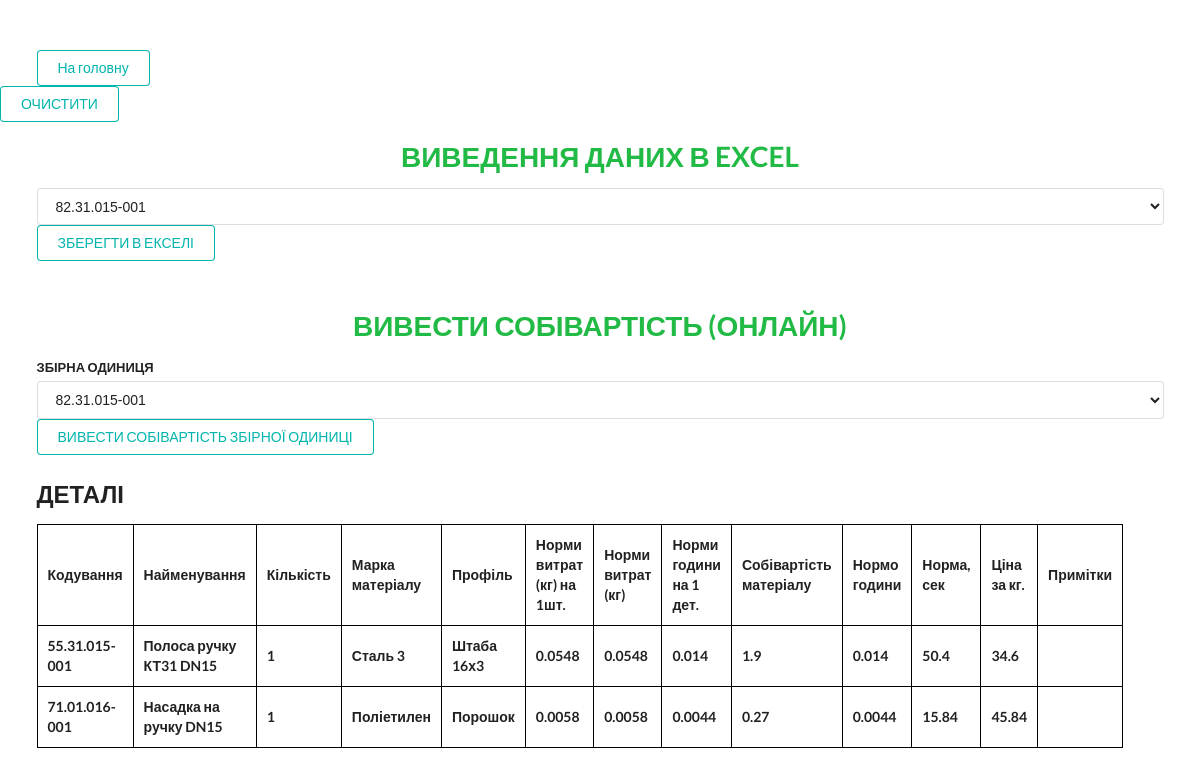
Before: /cost with the older database file.
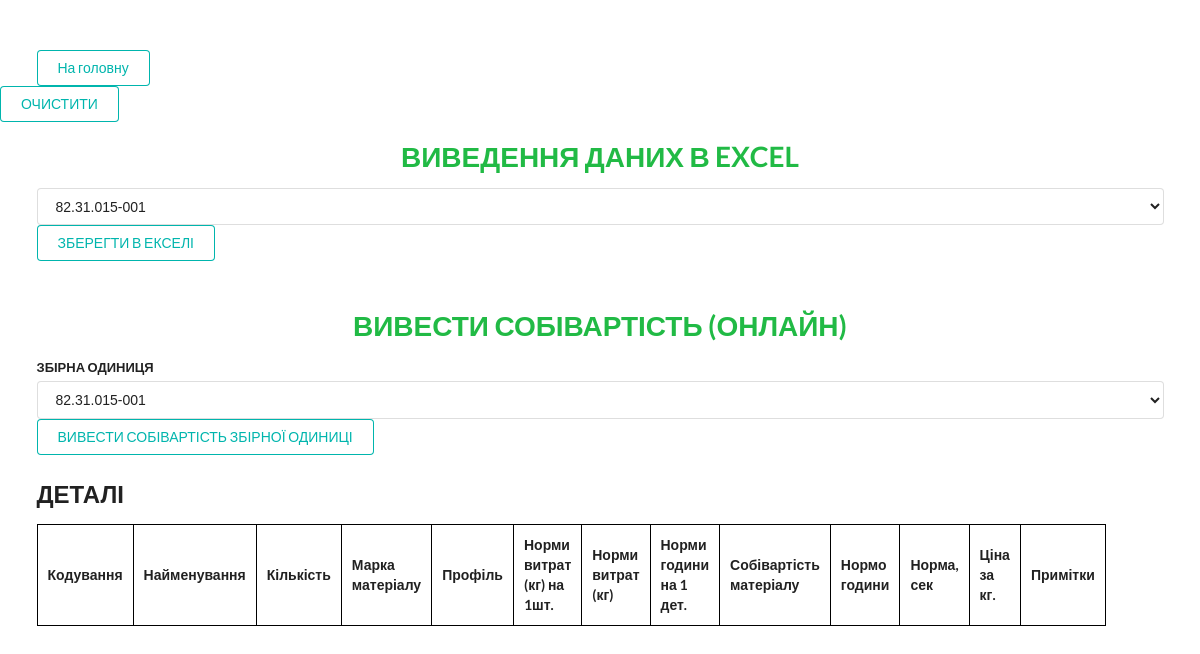
After: the same page with the newer database file.
### tables/tables_zero.py (models this page shows)
class Cost(Base):
    __tablename__ = 'costs'
    id = Column(Integer, primary_key=True, index=True)
    coding = Column(String)         # Кодування
    name = Column(String)           # Найменування
    number = Column(Integer)        # Кількість деталей
    marka = Column(String)          # Марка матеріалу
    profile = Column(String)        # Профіль
    rate_costs = Column(Float)      # Норми витрат (кг.) на 1шт.
    rates_costs = Column(Float)     # Норми витрат (кг.)
    norm_years = Column(Float)      # Норми годин на 1 деталь
    cost_materials = Column(Float)  # Собівартість матеріалу
    norms_years = Column(Float)     # Нормо годин
    norms_sec = Column(Float)       #Норма в секундах
    price_kg = Column(Float)        # Ціна за кг.

### routes.py (the view)
@app.get('/cost')
def cost(request: Request, db_session: Session = Depends(get_db)):
    materials = db_session.query(Material).all()
    details = db_session.query(Detail).all()
    collectives = db_session.query(Collective).all()
    series = db_session.query(Serie).all()
    vavles = db_session.query(Vavle).all()
    specifications = db_session.query(Specification).all()
    costs = db_session.query(Cost).all()
    return templates.TemplateResponse('index_cost.html',
                                      {'request': request,
                                       'detail_list': details,
                                       'material_list': materials,
                                       'collective_list':collectives,
                                       'specification_list':specifications,
                                       'cost_list': costs}
                                      )

### templates/index_cost.html (shortened to what this page needs)
{% extends 'layout.html' %}
{% block content %}
<div style="margin-top: 50px;" class="ui container">
    <body>
        <a href="/"><button class="ui teal basic button" type="submit">На головну</button></a>
     </body>
</div>
<form class="ui form" action="{{ url_for('dele_cost') }}" method="post">
  <button class="ui teal basic button" type="submit">ОЧИСТИТИ</button>
</form>
<head>
</head>
<div style="margin-top: 20px;" class="ui container">
  <h1 class="ui center aligned header green">{{ 'ВИВЕДЕННЯ ДАНИХ В EXCEL' }}</h1>
<form class="ui form" action="{{ url_for('excel') }}" method="post">
  <select name="A">
    {% for collective in collective_list %}
    <option value="{{ collective.collective_id }}">{{ collective.collective_coding }} </option>
    {% endfor %}
</select>
<button class="ui teal basic button" type="submit">ЗБЕРЕГТИ В ЕКСЕЛІ</button>
</form>
<div style="margin-top: 50px;" class="ui container">
  <h1 class="ui center aligned header green">{{ 'ВИВЕСТИ СОБІВАРТІСТЬ (ОНЛАЙН)' }}</h1>
  <form class="ui form" action="{{ url_for('cost') }}" method="post">
    <div class="field">
    <label>ЗБІРНА ОДИНИЦЯ</label>
    <select name="A">
        {% for collective in collective_list %}
        <option value="{{ collective.collective_id }}">{{ collective.collective_coding }} </option>
        {% endfor %}
    </select>
    <button class="ui teal basic button" type="submit">ВИВЕСТИ СОБІВАРТІСТЬ ЗБІРНОЇ ОДИНИЦІ</button>
    <h2>ДЕТАЛІ</h2>
<table style="width:50%">
  <tr>
    <th>Кодування</th>
    <th>Найменування</th>
    <th>Кількість</th>
    <th>Марка матеріалу</th>
    <th>Профіль</th>
    <th>Норми витрат (кг) на 1шт.</th>
    <th>Норми витрат (кг)</th>
    <th>Норми години на 1 дет.</th>
    <th>Собівартість матеріалу</th>
    <th>Нормо години</th>
    <th>Норма, сек</th>
    <th>Ціна за кг.</th>
    <th>Примітки</th>
  </tr>
  <tr>
    {% for cost in cost_list %}
      <th> {{ cost.coding }} </th>
      <th> {{ cost.name }} </th>
      <th> {{ cost.number }} </th>
      <th> {{ cost.marka }} </th>
      <th> {{ cost.profile }} </th>
      <th> {{ cost.rate_costs}} </th>
      <th> {{ cost.rates_costs}} </th>
      <th> {{ cost.norm_years}} </th>
      <th> {{ cost.cost_materials }} </th>
      <th> {{ cost.norms_years }} </th>
      <th> {{ cost.norms_sec }} </th>
      <th> {{ cost.price_kg }} </th>
      <th>             </th>
  </tr>
    {% endfor %}
</table>
  </form>
</div>
</head>
<body>
{% endblock content %}

### templates/layout.html (shortened to what this page needs)
<!doctype html>
<html lang="en">
<head>
    <link rel="stylesheet" href="https://cdn.jsdelivr.net/npm/semantic-ui@2.4.2/dist/semantic.min.css">
    <link rel="stylesheet" href="{{ url_for('static', path='css/style.css') }}">
</head>
<body>
{% block content %}
{% endblock content %}
</body>
</html>

### templates/index_cost.html (style rules this page uses)
table, th, td { border: 1px solid black; border-collapse: collapse; }
th, td { padding: 10px; text-align: left; }

Changed rows visible on the page:
removed Cost: coding "55.31.015-001", name "Полоса ручку КТ31 DN15", number "1", marka "Сталь 3", profile "Штаба 16х3", rate_costs "0.0548", rates_costs "0.0548", norm_years "0.014", cost_materials "1.9", norms_years "0.014", norms_sec "50.4", price_kg "34.6"
removed Cost: coding "71.01.016-001", name "Насадка на ручку DN15", number "1", marka "Поліетилен", profile "Порошок", rate_costs "0.0058", rates_costs "0.0058", norm_years "0.0044", cost_materials "0.27", norms_years "0.0044", norms_sec "15.84", price_kg "45.84"
